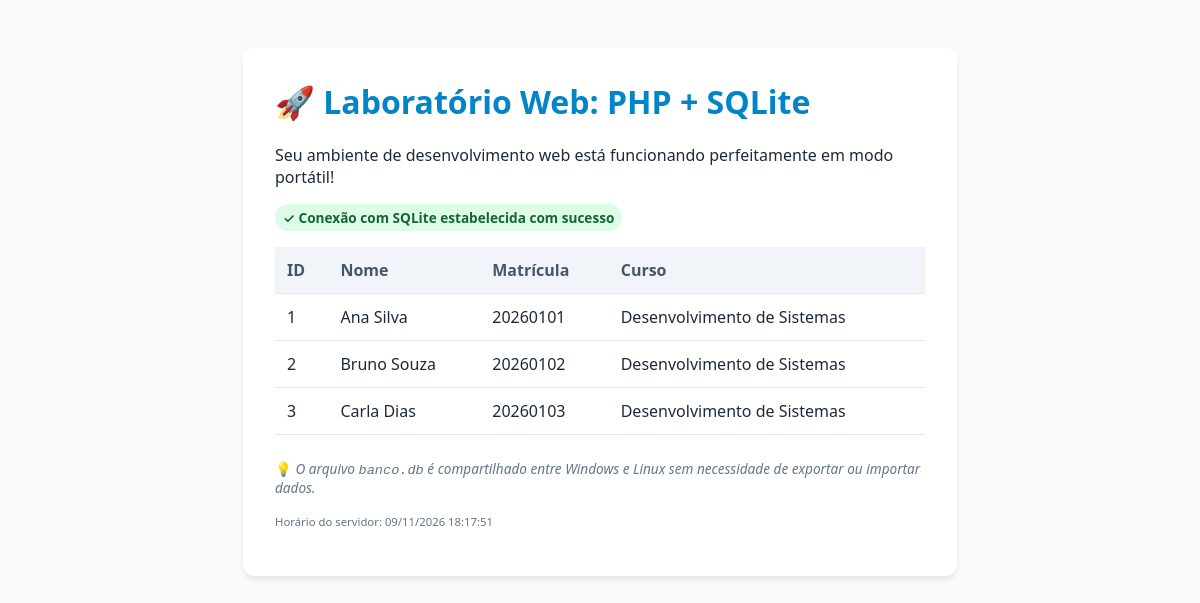
Screenshot of /web/ola-mundo.php with the database file from the repository.
### tables this page shows
CREATE TABLE alunos (
    id INTEGER PRIMARY KEY AUTOINCREMENT,
    nome TEXT NOT NULL,
    matricula TEXT NOT NULL UNIQUE,
    curso TEXT NOT NULL
);

### web/ola-mundo.php (the view, shortened to what this page needs)
<!DOCTYPE html>
<html lang="pt-BR">
<head>
</head>
<body>
  <div class="card">
    <h1>🚀 Laboratório Web: PHP + SQLite</h1>
    <p>Seu ambiente de desenvolvimento web está funcionando perfeitamente em modo portátil!</p>
    <?php
    $dbPath = __DIR__ . '/banco.db';
    try {
        $pdo = new PDO("sqlite:" . $dbPath);
        $pdo->setAttribute(PDO::ATTR_ERRMODE, PDO::ERRMODE_EXCEPTION);
        $stmt = $pdo->query("SELECT id, nome, matricula, curso FROM alunos ORDER BY id ASC");
        $alunos = $stmt->fetchAll(PDO::FETCH_ASSOC);
        echo "<p><span class='badge'>✓ Conexão com SQLite estabelecida com sucesso</span></p>";
        echo "<table>";
        echo "<thead><tr><th>ID</th><th>Nome</th><th>Matrícula</th><th>Curso</th></tr></thead><tbody>";
        foreach ($alunos as $aluno) {
            echo "<tr>";
            echo "<td>" . htmlspecialchars($aluno['id']) . "</td>";
            echo "<td>" . htmlspecialchars($aluno['nome']) . "</td>";
            echo "<td>" . htmlspecialchars($aluno['matricula']) . "</td>";
            echo "<td>" . htmlspecialchars($aluno['curso']) . "</td>";
            echo "</tr>";
        }
        echo "</tbody></table>";
    } catch (Exception $e) {
        echo "<p style='color: #dc2626;'><strong>Erro ao acessar banco:</strong> " . htmlspecialchars($e->getMessage()) . "</p>";
    }
    ?>
    <div class="footer">
      <p>💡 <em>O arquivo <code>banco.db</code> é compartilhado entre Windows e Linux sem necessidade de exportar ou importar dados.</em></p>
      <p><small>Horário do servidor: <?php echo date("d/m/Y H:i:s"); ?></small></p>
    </div>
  </div>
</body>
</html>

### web/ola-mundo.php (style rules this page uses)
body { font-family: system-ui, -apple-system, sans-serif; margin: 3rem; background: #f8fafc; color: #1e293b; }
.card { background: white; padding: 2rem; border-radius: 12px; box-shadow: 0 4px 6px -1px rgb(0 0 0 / 0.1); max-width: 650px; margin: auto; }
h1 { color: #0284c7; margin-top: 0; }
table { width: 100%; border-collapse: collapse; margin-top: 1rem; }
th, td { text-align: left; padding: 0.75rem; border-bottom: 1px solid #e2e8f0; }
th { background: #f1f5f9; color: #475569; font-weight: 600; }
.badge { display: inline-block; background: #dcfce7; color: #166534; padding: 0.25rem 0.5rem; border-radius: 9999px; font-size: 0.85rem; font-weight: 600; }
.footer { margin-top: 1.5rem; font-size: 0.85rem; color: #64748b; }

### rows the page displays
alunos: id "1", nome "Ana Silva", matricula "20260101", curso "Desenvolvimento de Sistemas"
alunos: id "2", nome "Bruno Souza", matricula "20260102", curso "Desenvolvimento de Sistemas"
alunos: id "3", nome "Carla Dias", matricula "20260103", curso "Desenvolvimento de Sistemas"
